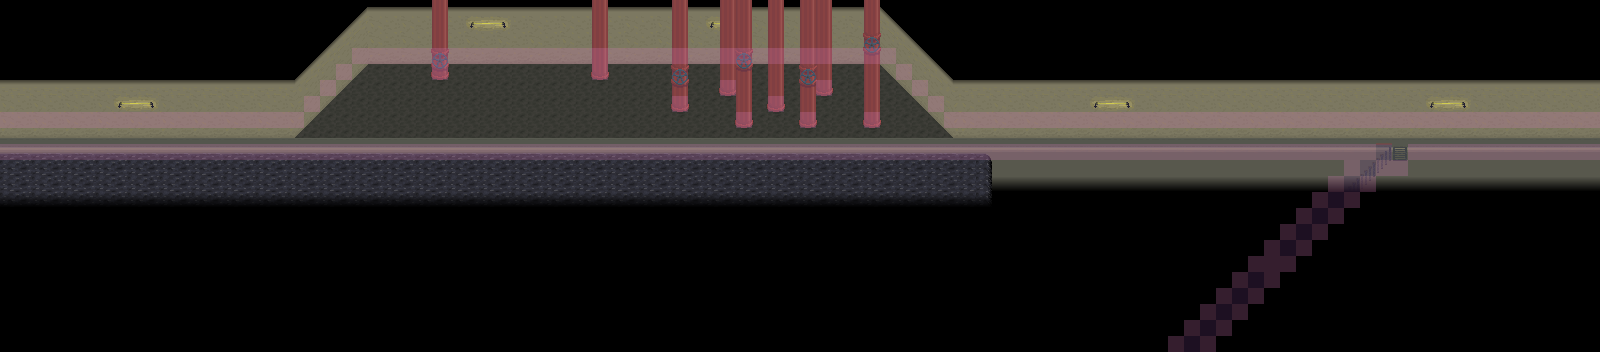

A level layout from a 2D game, rendered from its tile map. Below: a short description, then the map file with tile-grid data replaced by summaries:
An orthogonal 100x22 tile map with 16x16 px tiles, 9 tile layers (Floor2, Floor, Water, Props, ...), 3 tilesets and 2 objects.

<map version="1.10" tiledversion="1.11.0" orientation="orthogonal" renderorder="right-down" width="100" height="22" tilewidth="16" tileheight="16" infinite="0" nextlayerid="11" nextobjectid="3">
 <properties>
  <property name="clampCamera" type="bool" value="true" />
  <property name="edges">{
	"left": {
		"type": "warp",
		"map": "crushing/inside0.tmx",
		"pos": { 
			"x": 99, 
			"y": 7
		},
		"transition": {
			"type": "fade",
			"music": false,
			"speed": 2
		}
	}
}</property>
  <property name="music" value="res/audio/music/crushing.ogg" />
  <property name="music_speed" type="float" value="1" />
  <property name="music_volume" type="float" value="0.5" />
  <property name="tint" value="0,0,0,88" />
 </properties>
 <tileset firstgid="1" source="../tilesets/crushing.tsx" />
 <tileset firstgid="225" source="../tilesets/exit_markers.tsx" />
 <tileset firstgid="249" source="../metal.tsx" />
 <layer id="3" name="Floor2" width="100" height="22">
  <data>[2200 cells, 317 non-empty, 2 distinct tile ids]</data>
 </layer>
 <layer id="1" name="Floor" width="100" height="22">
  <data>[2200 cells, 551 non-empty, 38 distinct tile ids]</data>
 </layer>
 <layer id="2" name="Water" width="100" height="22">
  <data>[2200 cells, 248 non-empty, 7 distinct tile ids]</data>
 </layer>
 <layer id="6" name="Props" width="100" height="22">
  <data>[2200 cells, 60 non-empty, 12 distinct tile ids]</data>
 </layer>
 <layer id="7" name="Props2" width="100" height="22">
  <data>[2200 cells, 18 non-empty, 8 distinct tile ids]</data>
 </layer>
 <layer id="5" name="Above" width="100" height="22">
  <properties>
   <property name="height" type="int" value="1" />
  </properties>
  <data>[2200 cells, 207 non-empty, 3 distinct tile ids]</data>
 </layer>
 <layer id="8" name="Above2" width="100" height="22">
  <properties>
   <property name="height" type="int" value="1" />
  </properties>
  <data>[2200 cells, 24 non-empty, 6 distinct tile ids]</data>
 </layer>
 <objectgroup id="9" name="Entities">
  <object id="1" gid="38" x="432" y="80" width="16" height="16">
   <properties>
    <property name="draw" type="bool" value="false" />
    <property name="meta" value="{&quot;sound&quot;:&quot;valve&quot;,&quot;speed&quot;:1.0,&quot;volume&quot;:1.0,&quot;delay&quot;:1.0}" />
    <property name="script" value="play_sound.lua" />
   </properties>
  </object>
  <object id="2" gid="281" x="1280" y="256" width="16" height="16">
   <properties>
    <property name="draw" type="bool" value="false" />
    <property name="file" value="res/data/entity/entrances/walk_warp_nomusic.json" />
    <property name="warp_map" value="crushing/stairwell_bottom.tmx" />
    <property name="warp_x" type="int" value="11" />
    <property name="warp_y" type="int" value="1" />
   </properties>
  </object>
 </objectgroup>
 <layer id="4" name="Collision" width="100" height="22" opacity="0.25">
  <properties>
   <property name="draw" type="bool" value="false" />
  </properties>
  <data>[2200 cells, 233 non-empty, 2 distinct tile ids]</data>
 </layer>
 <layer id="10" name="Collision2" width="100" height="22" opacity="0.25">
  <properties>
   <property name="draw" type="bool" value="false" />
  </properties>
  <data>[2200 cells, 14 non-empty, 3 distinct tile ids]</data>
 </layer>
</map>
